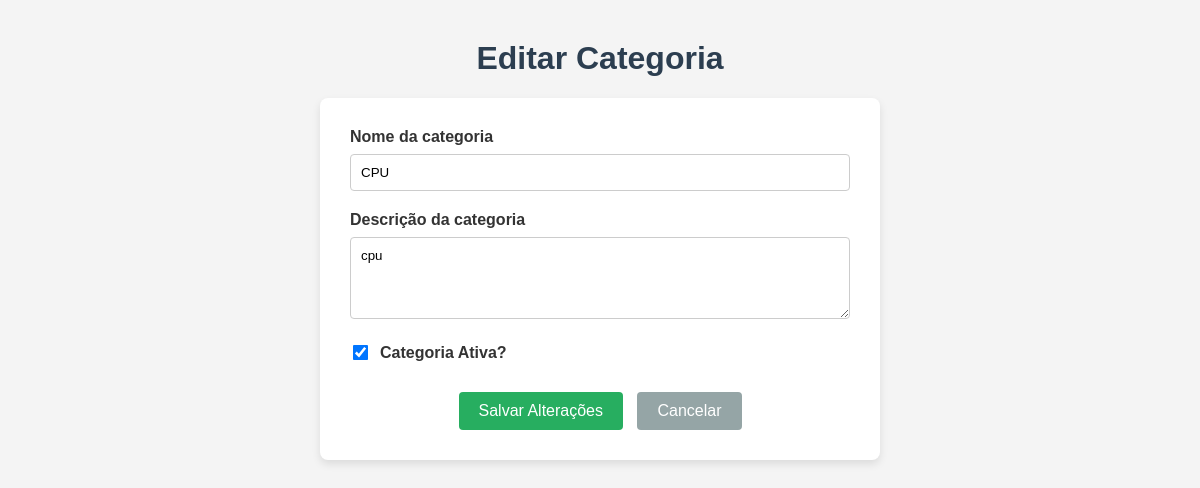
The page /categorias/editar/9 on the database its author committed.
### Categoria/models.py (models this page shows, shortened)
class Categoria(models.Model):
    id_categoria = models.AutoField(unique=True, primary_key=True)
    nome = models.CharField(max_length=255, null=False, blank=False, unique = True)
    descricao = models.TextField(blank = True, null = True)
    ativo = models.BooleanField(default=True)

### Categoria/views.py (the view, shortened to what this page needs)
# urls.py: path("editar/<int:id_categoria>", views.editar_categoria, name='editar_categoria'),
def editar_categoria(request, id_categoria):
    categoria = get_object_or_404(Categoria, id_categoria=id_categoria)
    erro = None
    contexto = {
        'categoria': categoria,
        'label_nome': 'Nome da categoria',
        'label_descricao': 'Descrição da categoria',
        'label_ativo': 'Categoria Ativa?',
        'erro': erro,
    }
    return render(request, 'editar_categoria.html', contexto)

### Categoria/templates/editar_categoria.html (shortened to what this page needs)
<!DOCTYPE html>
<html lang="pt-br">
<head>
</head>
<body>
    <h1>Editar Categoria</h1>
    <div class="form-container">
        <form method="POST">
            <div class="form-group">
                <label for="nome">{{ label_nome }}</label>
                <input type="text" id="nome" name="nome" value="{{ categoria.nome }}" required>
            </div>
            <div class="form-group">
                <label for="descricao">{{ label_descricao }}</label>
                <textarea id="descricao" name="descricao" rows="4">{{ categoria.descricao }}</textarea>
            </div>
            <div class="form-group checkbox-container">
                <input type="checkbox" id="ativo" name="ativo" {% if categoria.ativo %}checked{% endif %}>
                <label for="ativo" style="margin-bottom: 0;">{{ label_ativo }}</label>
            </div>
            <div class="botoes">
                <button type="submit" class="btn">Salvar Alterações</button>
                <a href="/categorias/listar/" class="btn btn-cancel">Cancelar</a>
            </div>
        </form>
    </div>
</body>
</html>

### Categoria/templates/editar_categoria.html (style rules this page uses)
body { font-family: Arial, Helvetica, sans-serif; background: #f4f4f4; margin: 40px; }
h1 { text-align: center; color: #2c3e50; }
.form-container { background: white; max-width: 500px; margin: 0 auto; padding: 30px; border-radius: 8px; box-shadow: 0 4px 8px rgba(0,0,0,0.1); }
.form-group { margin-bottom: 20px; }
label { display: block; font-weight: bold; margin-bottom: 8px; color: #333; }
input[type="text"], textarea { width: 100%; padding: 10px; border: 1px solid #ccc; border-radius: 4px; box-sizing: border-box; font-family: Arial, Helvetica, sans-serif; }
.checkbox-container { display: flex; align-items: center; gap: 10px; }
.checkbox-container input { transform: scale(1.2); }
.botoes { text-align: center; margin-top: 30px; }
.btn { display: inline-block; padding: 10px 20px; text-decoration: none; color: white; background: #27ae60; border: none; border-radius: 4px; cursor: pointer; font-size: 16px; }
.btn-cancel { background: #95a5a6; margin-left: 10px; }

### rows shown on the page
Categoria: nome "CPU", descricao "cpu", ativo "☑"

### other values the page prints
{{ label_nome }} "Nome da categoria"
{{ label_descricao }} "Descrição da categoria"
{{ label_ativo }} "Categoria Ativa?"
